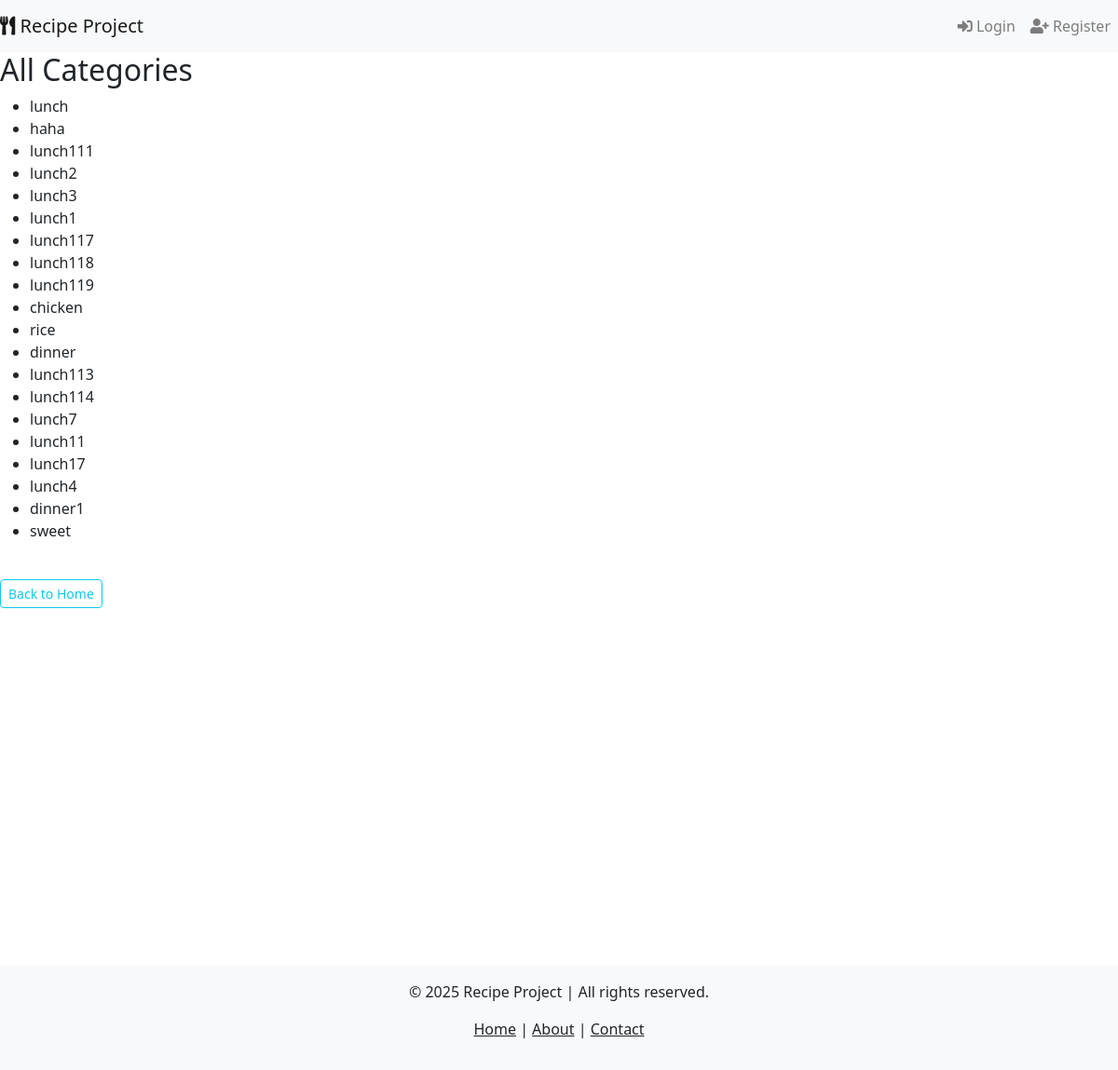
Page /categories/ on the committed database.
### recipe_app/models.py (models this page shows, shortened)
class Category(models.Model):
    name = models.CharField(max_length=100, unique=True)

### recipe_app/views.py (the view)
# urls.py: path('categories/', views.CategoryListView.as_view(), name='category_list'),
class CategoryListView(ListView):
    model = Category
    template_name = 'category_list.html'
    context_object_name = 'categories'

### recipe_app/context_processors.py (called while the page is built)
def current_year(request):
    return {'current_year': datetime.now().year}

### templates/category_list.html
{% extends 'base.html' %}
{% block content %}
    <h2>All Categories</h2>
    <ul>
        {% for category in categories %}
            <li>{{ category.name }}</li>
        {% endfor %}
    </ul>
    <br>
    <a href="{% url 'home' %}" class="btn btn-outline-info btn-sm">Back to Home</a>
{% endblock %}

### rows in the picture
Category: name "lunch"
Category: name "haha"
Category: name "lunch111"
Category: name "lunch2"
Category: name "lunch3"
Category: name "lunch1"
Category: name "lunch117"
Category: name "lunch118"
Category: name "lunch119"
Category: name "chicken"
Category: name "rice"
Category: name "dinner"
Category: name "lunch113"
Category: name "lunch114"
Category: name "lunch7"
Category: name "lunch11"
Category: name "lunch17"
Category: name "lunch4"
Category: name "dinner1"
Category: name "sweet"
